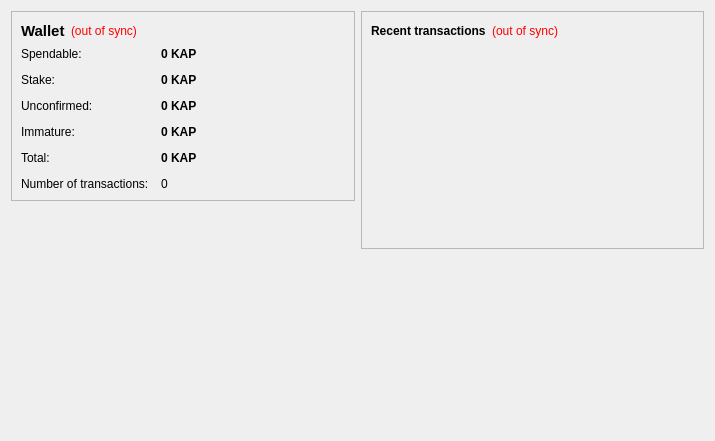
<?xml version="1.0" encoding="UTF-8"?>
<ui version="4.0">
 <class>OverviewPage</class>
 <widget class="QWidget" name="OverviewPage">
  <property name="geometry">
   <rect>
    <x>0</x>
    <y>0</y>
    <width>715</width>
    <height>441</height>
   </rect>
  </property>
  <property name="windowTitle">
   <string>Form</string>
  </property>
  <layout class="QHBoxLayout" name="horizontalLayout" stretch="1,1">
   <item>
    <layout class="QVBoxLayout" name="verticalLayout_2">
     <item>
      <widget class="QFrame" name="frame">
       <property name="frameShape">
        <enum>QFrame::StyledPanel</enum>
       </property>
       <property name="frameShadow">
        <enum>QFrame::Raised</enum>
       </property>
       <layout class="QVBoxLayout" name="verticalLayout_4">
        <item>
         <layout class="QHBoxLayout" name="horizontalLayout_4">
          <item>
           <widget class="QLabel" name="label_5">
            <property name="font">
             <font>
              <pointsize>11</pointsize>
              <weight>75</weight>
              <bold>true</bold>
             </font>
            </property>
            <property name="text">
             <string>Wallet</string>
            </property>
           </widget>
          </item>
          <item>
           <widget class="QLabel" name="labelWalletStatus">
            <property name="toolTip">
             <string>The displayed information may be out of date. Your wallet automatically synchronizes with the Kapcoin network after a connection is established, but this process has not completed yet.</string>
            </property>
            <property name="styleSheet">
             <string notr="true">QLabel { color: red; }</string>
            </property>
            <property name="text">
             <string notr="true">(out of sync)</string>
            </property>
            <property name="alignment">
             <set>Qt::AlignLeading|Qt::AlignLeft|Qt::AlignVCenter</set>
            </property>
           </widget>
          </item>
          <item>
           <spacer name="horizontalSpacer_2">
            <property name="orientation">
             <enum>Qt::Horizontal</enum>
            </property>
            <property name="sizeHint" stdset="0">
             <size>
              <width>40</width>
              <height>20</height>
             </size>
            </property>
           </spacer>
          </item>
         </layout>
        </item>
        <item>
         <layout class="QFormLayout" name="formLayout_2">
          <property name="fieldGrowthPolicy">
           <enum>QFormLayout::AllNonFixedFieldsGrow</enum>
          </property>
          <property name="horizontalSpacing">
           <number>12</number>
          </property>
          <property name="verticalSpacing">
           <number>12</number>
          </property>
          <item row="0" column="0">
           <widget class="QLabel" name="label">
            <property name="text">
             <string>Spendable:</string>
            </property>
           </widget>
          </item>
          <item row="0" column="1">
           <widget class="QLabel" name="labelBalance">
            <property name="font">
             <font>
              <weight>75</weight>
              <bold>true</bold>
             </font>
            </property>
            <property name="cursor">
             <cursorShape>IBeamCursor</cursorShape>
            </property>
            <property name="toolTip">
             <string>Your current balance</string>
            </property>
            <property name="text">
             <string notr="true">0 KAP</string>
            </property>
            <property name="textInteractionFlags">
             <set>Qt::LinksAccessibleByMouse|Qt::TextSelectableByKeyboard|Qt::TextSelectableByMouse</set>
            </property>
           </widget>
          </item>
          <item row="1" column="0">
           <widget class="QLabel" name="label_6">
            <property name="text">
             <string>Stake:</string>
            </property>
           </widget>
          </item>
          <item row="1" column="1">
           <widget class="QLabel" name="labelStake">
            <property name="font">
             <font>
              <weight>75</weight>
              <bold>true</bold>
             </font>
            </property>
            <property name="cursor">
             <cursorShape>IBeamCursor</cursorShape>
            </property>
            <property name="toolTip">
             <string>Total of coins that was staked, and do not yet count toward the current balance</string>
            </property>
            <property name="text">
             <string notr="true">0 KAP</string>
            </property>
            <property name="textInteractionFlags">
             <set>Qt::LinksAccessibleByMouse|Qt::TextSelectableByKeyboard|Qt::TextSelectableByMouse</set>
            </property>
           </widget>
          </item>
          <item row="2" column="0">
           <widget class="QLabel" name="label_3">
            <property name="text">
             <string>Unconfirmed:</string>
            </property>
           </widget>
          </item>
          <item row="2" column="1">
           <widget class="QLabel" name="labelUnconfirmed">
            <property name="font">
             <font>
              <weight>75</weight>
              <bold>true</bold>
             </font>
            </property>
            <property name="cursor">
             <cursorShape>IBeamCursor</cursorShape>
            </property>
            <property name="toolTip">
             <string>Total of transactions that have yet to be confirmed, and do not yet count toward the current balance</string>
            </property>
            <property name="text">
             <string notr="true">0 KAP</string>
            </property>
            <property name="textInteractionFlags">
             <set>Qt::LinksAccessibleByMouse|Qt::TextSelectableByKeyboard|Qt::TextSelectableByMouse</set>
            </property>
           </widget>
          </item>
          <item row="3" column="0">
           <widget class="QLabel" name="labelImmatureText">
            <property name="text">
             <string>Immature:</string>
            </property>
           </widget>
          </item>
          <item row="3" column="1">
           <widget class="QLabel" name="labelImmature">
            <property name="font">
             <font>
              <weight>75</weight>
              <bold>true</bold>
             </font>
            </property>
            <property name="toolTip">
             <string>Mined balance that has not yet matured</string>
            </property>
            <property name="text">
             <string notr="true">0 KAP</string>
            </property>
            <property name="textInteractionFlags">
             <set>Qt::LinksAccessibleByMouse|Qt::TextSelectableByKeyboard|Qt::TextSelectableByMouse</set>
            </property>
           </widget>
          </item>
          <item row="5" column="1">
           <widget class="QLabel" name="labelNumTransactions">
            <property name="toolTip">
             <string>Total number of transactions in wallet</string>
            </property>
            <property name="text">
             <string notr="true">0</string>
            </property>
           </widget>
          </item>
          <item row="5" column="0">
           <widget class="QLabel" name="label_2">
            <property name="text">
             <string>Number of transactions:</string>
            </property>
           </widget>
          </item>
          <item row="4" column="0">
           <widget class="QLabel" name="labelTotalText">
            <property name="text">
             <string>Total:</string>
            </property>
           </widget>
          </item>
          <item row="4" column="1">
           <widget class="QLabel" name="labelTotal">
            <property name="font">
             <font>
              <weight>75</weight>
              <bold>true</bold>
             </font>
            </property>
            <property name="text">
             <string notr="true">0 KAP</string>
            </property>
           </widget>
          </item>
         </layout>
        </item>
       </layout>
      </widget>
     </item>
     <item>
      <spacer name="verticalSpacer">
       <property name="orientation">
        <enum>Qt::Vertical</enum>
       </property>
       <property name="sizeHint" stdset="0">
        <size>
         <width>20</width>
         <height>40</height>
        </size>
       </property>
      </spacer>
     </item>
     <item>
      <widget class="QLabel" name="label_6">
       <property name="text">
        <string/>
       </property>
       <property name="pixmap">
        <pixmap resource="../bitcoin.qrc">:/images/backg</pixmap>
       </property>
       <property name="scaledContents">
        <bool>false</bool>
       </property>
       <property name="alignment">
        <set>Qt::AlignCenter</set>
       </property>
       <property name="margin">
        <number>-2</number>
       </property>
      </widget>
     </item>
    </layout>
   </item>
   <item>
    <layout class="QVBoxLayout" name="verticalLayout_3">
     <item>
      <widget class="QFrame" name="frame_2">
       <property name="frameShape">
        <enum>QFrame::StyledPanel</enum>
       </property>
       <property name="frameShadow">
        <enum>QFrame::Raised</enum>
       </property>
       <layout class="QVBoxLayout" name="verticalLayout">
        <item>
         <layout class="QHBoxLayout" name="horizontalLayout_2">
          <item>
           <widget class="QLabel" name="label_4">
            <property name="text">
             <string>&lt;b&gt;Recent transactions&lt;/b&gt;</string>
            </property>
           </widget>
          </item>
          <item>
           <widget class="QLabel" name="labelTransactionsStatus">
            <property name="toolTip">
             <string>The displayed information may be out of date. Your wallet automatically synchronizes with the Kapcoin network after a connection is established, but this process has not completed yet.</string>
            </property>
            <property name="styleSheet">
             <string notr="true">QLabel { color: red; }</string>
            </property>
            <property name="text">
             <string notr="true">(out of sync)</string>
            </property>
            <property name="alignment">
             <set>Qt::AlignRight|Qt::AlignTrailing|Qt::AlignVCenter</set>
            </property>
           </widget>
          </item>
          <item>
           <spacer name="horizontalSpacer">
            <property name="orientation">
             <enum>Qt::Horizontal</enum>
            </property>
            <property name="sizeHint" stdset="0">
             <size>
              <width>40</width>
              <height>20</height>
             </size>
            </property>
           </spacer>
          </item>
         </layout>
        </item>
        <item>
         <widget class="QListView" name="listTransactions">
          <property name="styleSheet">
           <string notr="true">QListView { background: transparent; }</string>
          </property>
          <property name="frameShape">
           <enum>QFrame::NoFrame</enum>
          </property>
          <property name="verticalScrollBarPolicy">
           <enum>Qt::ScrollBarAlwaysOff</enum>
          </property>
          <property name="horizontalScrollBarPolicy">
           <enum>Qt::ScrollBarAlwaysOff</enum>
          </property>
          <property name="selectionMode">
           <enum>QAbstractItemView::NoSelection</enum>
          </property>
         </widget>
        </item>
       </layout>
      </widget>
     </item>
     <item>
      <spacer name="verticalSpacer_2">
       <property name="orientation">
        <enum>Qt::Vertical</enum>
       </property>
       <property name="sizeHint" stdset="0">
        <size>
         <width>20</width>
         <height>40</height>
        </size>
       </property>
      </spacer>
     </item>
    </layout>
   </item>
  </layout>
 </widget>
 <resources>
  <include location="../bitcoin.qrc"/>
 </resources>
 <connections/>
</ui>
